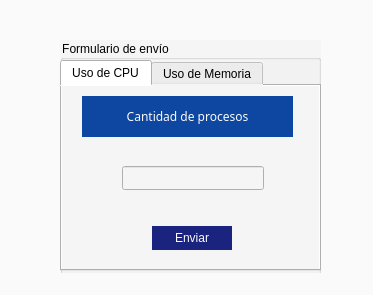
<?xml version="1.0" encoding="UTF-8"?>
<ui version="4.0">
 <class>MainWindow</class>
 <widget class="QMainWindow" name="MainWindow">
  <property name="geometry">
   <rect>
    <x>0</x>
    <y>0</y>
    <width>373</width>
    <height>295</height>
   </rect>
  </property>
  <property name="windowTitle">
   <string>Aplicación de escritorio</string>
  </property>
  <property name="styleSheet">
   <string notr="true">background-color:rgb(250, 250, 250)</string>
  </property>
  <widget class="QWidget" name="centralwidget">
   <widget class="QLabel" name="bg_img">
    <property name="geometry">
     <rect>
      <x>0</x>
      <y>0</y>
      <width>371</width>
      <height>151</height>
     </rect>
    </property>
    <property name="text">
     <string/>
    </property>
    <property name="pixmap">
     <pixmap>../../../Downloads/ABSTRACT_COLORFUL_BACKGROUND_01.jpg</pixmap>
    </property>
    <property name="scaledContents">
     <bool>true</bool>
    </property>
   </widget>
   <widget class="QGroupBox" name="groupBox">
    <property name="geometry">
     <rect>
      <x>60</x>
      <y>40</y>
      <width>261</width>
      <height>241</height>
     </rect>
    </property>
    <property name="styleSheet">
     <string notr="true">background-color:rgb(245, 245, 245);
</string>
    </property>
    <property name="title">
     <string>Formulario de envío</string>
    </property>
    <property name="flat">
     <bool>false</bool>
    </property>
    <property name="checkable">
     <bool>false</bool>
    </property>
    <widget class="QTabWidget" name="tabWidget">
     <property name="geometry">
      <rect>
       <x>0</x>
       <y>20</y>
       <width>261</width>
       <height>211</height>
      </rect>
     </property>
     <property name="currentIndex">
      <number>0</number>
     </property>
     <widget class="QWidget" name="tab">
      <attribute name="title">
       <string>Uso de CPU</string>
      </attribute>
      <widget class="QLabel" name="label_2">
       <property name="geometry">
        <rect>
         <x>20</x>
         <y>10</y>
         <width>211</width>
         <height>41</height>
        </rect>
       </property>
       <property name="font">
        <font>
         <family>Dank Mono</family>
         <weight>50</weight>
         <italic>false</italic>
         <bold>false</bold>
        </font>
       </property>
       <property name="styleSheet">
        <string notr="true">background-color:rgb(13, 71, 161);
color:rgb(250, 250, 250);
</string>
       </property>
       <property name="text">
        <string>Cantidad de procesos</string>
       </property>
       <property name="scaledContents">
        <bool>false</bool>
       </property>
       <property name="alignment">
        <set>Qt::AlignCenter</set>
       </property>
      </widget>
      <widget class="QLineEdit" name="get_cpu">
       <property name="geometry">
        <rect>
         <x>60</x>
         <y>80</y>
         <width>142</width>
         <height>24</height>
        </rect>
       </property>
       <property name="styleSheet">
        <string notr="true">

</string>
       </property>
      </widget>
      <widget class="QPushButton" name="enviar_cpu">
       <property name="geometry">
        <rect>
         <x>90</x>
         <y>140</y>
         <width>80</width>
         <height>24</height>
        </rect>
       </property>
       <property name="styleSheet">
        <string notr="true">color: rgb(250, 250, 250);
background-color: rgb(26, 35, 126);

border-radius:0px;</string>
       </property>
       <property name="text">
        <string>Enviar</string>
       </property>
      </widget>
      <widget class="QLabel" name="label_4">
       <property name="geometry">
        <rect>
         <x>0</x>
         <y>0</y>
         <width>271</width>
         <height>61</height>
        </rect>
       </property>
       <property name="text">
        <string/>
       </property>
       <property name="pixmap">
        <pixmap>../../../Downloads/ABSTRACT_COLORFUL_BACKGROUND_01.jpg</pixmap>
       </property>
       <property name="scaledContents">
        <bool>true</bool>
       </property>
      </widget>
      <zorder>get_cpu</zorder>
      <zorder>enviar_cpu</zorder>
      <zorder>label_4</zorder>
      <zorder>label_2</zorder>
     </widget>
     <widget class="QWidget" name="tab_2">
      <attribute name="title">
       <string>Uso de Memoria</string>
      </attribute>
      <widget class="QLineEdit" name="get_memoria">
       <property name="geometry">
        <rect>
         <x>60</x>
         <y>80</y>
         <width>142</width>
         <height>24</height>
        </rect>
       </property>
       <property name="styleSheet">
        <string notr="true">
</string>
       </property>
      </widget>
      <widget class="QPushButton" name="enviar_memoria">
       <property name="geometry">
        <rect>
         <x>90</x>
         <y>140</y>
         <width>80</width>
         <height>24</height>
        </rect>
       </property>
       <property name="styleSheet">
        <string notr="true">color: rgb(250, 250, 250);
background-color: rgb(26, 35, 126);

border-radius:0px;</string>
       </property>
       <property name="text">
        <string>Enviar</string>
       </property>
      </widget>
      <widget class="QLabel" name="label_3">
       <property name="geometry">
        <rect>
         <x>20</x>
         <y>10</y>
         <width>211</width>
         <height>41</height>
        </rect>
       </property>
       <property name="font">
        <font>
         <family>Dank Mono</family>
         <weight>50</weight>
         <italic>false</italic>
         <bold>false</bold>
        </font>
       </property>
       <property name="styleSheet">
        <string notr="true">background-color:rgb(74, 20, 140);
color:rgb(250, 250, 250);
</string>
       </property>
       <property name="text">
        <string>Cantidad de procesos</string>
       </property>
       <property name="scaledContents">
        <bool>false</bool>
       </property>
       <property name="alignment">
        <set>Qt::AlignCenter</set>
       </property>
      </widget>
      <widget class="QLabel" name="label">
       <property name="geometry">
        <rect>
         <x>0</x>
         <y>0</y>
         <width>271</width>
         <height>61</height>
        </rect>
       </property>
       <property name="text">
        <string/>
       </property>
       <property name="pixmap">
        <pixmap>../../../Downloads/ABSTRACT_COLORFUL_BACKGROUND_01.jpg</pixmap>
       </property>
       <property name="scaledContents">
        <bool>true</bool>
       </property>
      </widget>
      <zorder>get_memoria</zorder>
      <zorder>enviar_memoria</zorder>
      <zorder>label</zorder>
      <zorder>label_3</zorder>
     </widget>
    </widget>
   </widget>
  </widget>
  <widget class="QStatusBar" name="statusbar"/>
 </widget>
 <resources/>
 <connections/>
</ui>
